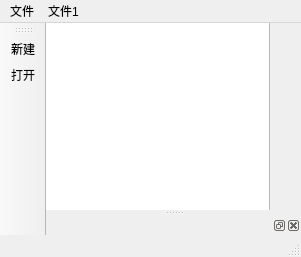
<?xml version="1.0" encoding="UTF-8"?>
<ui version="4.0">
 <class>MainWindow</class>
 <widget class="QMainWindow" name="MainWindow">
  <property name="geometry">
   <rect>
    <x>0</x>
    <y>0</y>
    <width>301</width>
    <height>257</height>
   </rect>
  </property>
  <property name="windowTitle">
   <string>MainWindow</string>
  </property>
  <widget class="QWidget" name="centralwidget">
   <widget class="QTextEdit" name="textEdit">
    <property name="geometry">
     <rect>
      <x>-47</x>
      <y>-7</y>
      <width>271</width>
      <height>261</height>
     </rect>
    </property>
   </widget>
  </widget>
  <widget class="QMenuBar" name="menubar">
   <property name="geometry">
    <rect>
     <x>0</x>
     <y>0</y>
     <width>301</width>
     <height>17</height>
    </rect>
   </property>
   <widget class="QMenu" name="menu">
    <property name="title">
     <string>文件</string>
    </property>
    <addaction name="separator"/>
    <addaction name="separator"/>
    <addaction name="actionopen"/>
    <addaction name="separator"/>
    <addaction name="actionnew"/>
   </widget>
   <widget class="QMenu" name="menu_1">
    <property name="title">
     <string>文件1</string>
    </property>
   </widget>
   <addaction name="menu"/>
   <addaction name="menu_1"/>
  </widget>
  <widget class="QStatusBar" name="statusbar"/>
  <widget class="QToolBar" name="toolBar">
   <property name="windowTitle">
    <string>toolBar</string>
   </property>
   <attribute name="toolBarArea">
    <enum>LeftToolBarArea</enum>
   </attribute>
   <attribute name="toolBarBreak">
    <bool>false</bool>
   </attribute>
   <addaction name="actionnew"/>
   <addaction name="actionopen"/>
  </widget>
  <widget class="QDockWidget" name="dockWidget">
   <property name="allowedAreas">
    <set>Qt::AllDockWidgetAreas</set>
   </property>
   <attribute name="dockWidgetArea">
    <number>8</number>
   </attribute>
   <widget class="QWidget" name="dockWidgetContents"/>
  </widget>
  <action name="actionnew">
   <property name="text">
    <string>新建</string>
   </property>
  </action>
  <action name="actionopen">
   <property name="text">
    <string>打开</string>
   </property>
  </action>
 </widget>
 <resources/>
 <connections/>
</ui>
